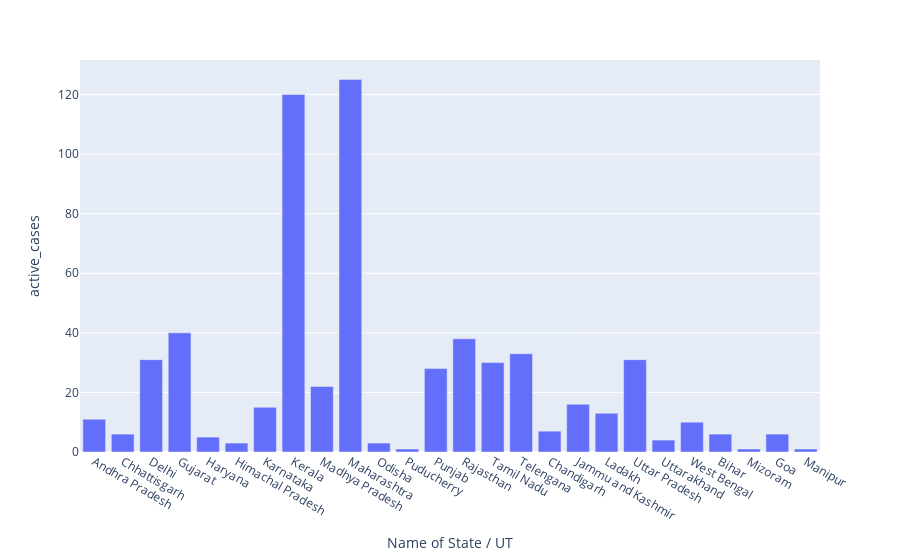

Here is the notebook cell this chart was saved with:
### Code cell
px.bar(df,x='Name of State / UT',y='active_cases')

### Figure 1 — Plotly figure (JSON) as saved in the notebook; plotly's stock layout.template omitted (floating-point values rounded to 4 significant figures)
{"data": [{"alignmentgroup": "True", "hovertemplate": "Name of State / UT=%{x}<br>active_cases=%{y}<extra></extra>", "legendgroup": "", "marker": {"color": "#636efa", "pattern": {"shape": ""}}, "name": "", "offsetgroup": "", "orientation": "v", "showlegend": false, "textposition": "auto", "type": "bar", "x": ["Andhra Pradesh", "Chhattisgarh", "Delhi", "Gujarat", "Haryana", "Himachal Pradesh", "Karnataka", "Kerala", "Madhya Pradesh", "Maharashtra", "Odisha", "Puducherry", "Punjab", "Rajasthan", "Tamil Nadu", "Telengana", "Chandigarh", "Jammu and Kashmir", "Ladakh", "Uttar Pradesh", "Uttarakhand", "West Bengal", "Bihar", "Mizoram", "Goa", "Manipur"], "xaxis": "x", "y": [11, 6, 31, 40, 5, 3, 15, 120, 22, 125, 3, 1, 28, 38, 30, 33, 7, 16, 13, 31, 4, 10, 6, 1, 6, 1], "yaxis": "y"}], "layout": {"barmode": "relative", "legend": {"tracegroupgap": 0}, "margin": {"t": 60}, "xaxis": {"anchor": "y", "domain": [0, 1], "title": {"text": "Name of State / UT"}}, "yaxis": {"anchor": "x", "domain": [0, 1], "title": {"text": "active_cases"}}}}
